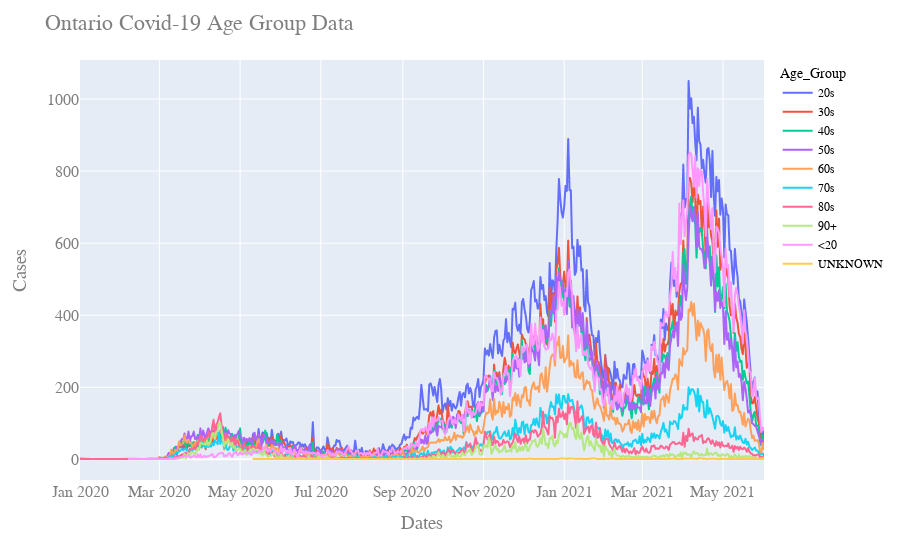

Here is the notebook cell this chart was saved with:
### Code cell
fig21 = px.line(df21, x=df21.index, y="Cases",color='Age_Group')#,log_y=True)
fig21.update_layout(
    title="Ontario Covid-19 Age Group Data",
    xaxis_title="Dates",
    yaxis_title="Cases",
    font=dict(
        family="Courier New, monospace",
        size=16,
        color="#7f7f7f"
    ),
    legend=dict(
        font=dict(
            family="sans-serif",
            size=12,
            color="black"
        )
    )
)
fig21.show()
#fig21.write_html("Age_Group.html")

### Figure 1 — Plotly figure (JSON) as saved in the notebook; plotly's stock layout.template omitted (floating-point values rounded to 4 significant figures; data arrays with more than 128 entries replaced by an {"elided": "..."} marker saying what was removed)
{"data": [{"hovertemplate": "Age_Group=20s<br>Accurate_Episode_Date=%{x}<br>Cases=%{y}<extra></extra>", "legendgroup": "20s", "line": {"color": "#636efa", "dash": "solid"}, "mode": "lines", "name": "20s", "showlegend": true, "type": "scattergl", "x": {"elided": "467 str values"}, "xaxis": "x", "y": {"elided": "467 int values"}, "yaxis": "y"}, {"hovertemplate": "Age_Group=30s<br>Accurate_Episode_Date=%{x}<br>Cases=%{y}<extra></extra>", "legendgroup": "30s", "line": {"color": "#EF553B", "dash": "solid"}, "mode": "lines", "name": "30s", "showlegend": true, "type": "scattergl", "x": {"elided": "464 str values"}, "xaxis": "x", "y": {"elided": "464 int values"}, "yaxis": "y"}, {"hovertemplate": "Age_Group=40s<br>Accurate_Episode_Date=%{x}<br>Cases=%{y}<extra></extra>", "legendgroup": "40s", "line": {"color": "#00cc96", "dash": "solid"}, "mode": "lines", "name": "40s", "showlegend": true, "type": "scattergl", "x": {"elided": "462 str values"}, "xaxis": "x", "y": {"elided": "462 int values"}, "yaxis": "y"}, {"hovertemplate": "Age_Group=50s<br>Accurate_Episode_Date=%{x}<br>Cases=%{y}<extra></extra>", "legendgroup": "50s", "line": {"color": "#ab63fa", "dash": "solid"}, "mode": "lines", "name": "50s", "showlegend": true, "type": "scattergl", "x": {"elided": "468 str values"}, "xaxis": "x", "y": {"elided": "468 int values"}, "yaxis": "y"}, {"hovertemplate": "Age_Group=60s<br>Accurate_Episode_Date=%{x}<br>Cases=%{y}<extra></extra>", "legendgroup": "60s", "line": {"color": "#FFA15A", "dash": "solid"}, "mode": "lines", "name": "60s", "showlegend": true, "type": "scattergl", "x": {"elided": "470 str values"}, "xaxis": "x", "y": {"elided": "470 int values"}, "yaxis": "y"}, {"hovertemplate": "Age_Group=70s<br>Accurate_Episode_Date=%{x}<br>Cases=%{y}<extra></extra>", "legendgroup": "70s", "line": {"color": "#19d3f3", "dash": "solid"}, "mode": "lines", "name": "70s", "showlegend": true, "type": "scattergl", "x": {"elided": "462 str values"}, "xaxis": "x", "y": {"elided": "462 int values"}, "yaxis": "y"}, {"hovertemplate": "Age_Group=80s<br>Accurate_Episode_Date=%{x}<br>Cases=%{y}<extra></extra>", "legendgroup": "80s", "line": {"color": "#FF6692", "dash": "solid"}, "mode": "lines", "name": "80s", "showlegend": true, "type": "scattergl", "x": {"elided": "447 str values"}, "xaxis": "x", "y": {"elided": "447 int values"}, "yaxis": "y"}, {"hovertemplate": "Age_Group=90+<br>Accurate_Episode_Date=%{x}<br>Cases=%{y}<extra></extra>", "legendgroup": "90+", "line": {"color": "#B6E880", "dash": "solid"}, "mode": "lines", "name": "90+", "showlegend": true, "type": "scattergl", "x": {"elided": "413 str values"}, "xaxis": "x", "y": {"elided": "413 int values"}, "yaxis": "y"}, {"hovertemplate": "Age_Group=<20<br>Accurate_Episode_Date=%{x}<br>Cases=%{y}<extra></extra>", "legendgroup": "<20", "line": {"color": "#FF97FF", "dash": "solid"}, "mode": "lines", "name": "<20", "showlegend": true, "type": "scattergl", "x": {"elided": "453 str values"}, "xaxis": "x", "y": {"elided": "453 int values"}, "yaxis": "y"}, {"hovertemplate": "Age_Group=UNKNOWN<br>Accurate_Episode_Date=%{x}<br>Cases=%{y}<extra></extra>", "legendgroup": "UNKNOWN", "line": {"color": "#FECB52", "dash": "solid"}, "mode": "lines", "name": "UNKNOWN", "showlegend": true, "type": "scattergl", "x": ["2020-05-11T00:00:00", "2020-08-30T00:00:00", "2020-09-19T00:00:00", "2020-09-29T00:00:00", "2020-10-04T00:00:00", "2020-10-06T00:00:00", "2020-10-07T00:00:00", "2020-10-12T00:00:00", "2020-10-13T00:00:00", "2020-10-14T00:00:00", "2020-10-18T00:00:00", "2020-10-21T00:00:00", "2020-11-18T00:00:00", "2020-12-04T00:00:00", "2020-12-06T00:00:00", "2020-12-09T00:00:00", "2020-12-12T00:00:00", "2020-12-13T00:00:00", "2020-12-15T00:00:00", "2020-12-17T00:00:00", "2020-12-19T00:00:00", "2020-12-21T00:00:00", "2020-12-27T00:00:00", "2020-12-29T00:00:00", "2020-12-30T00:00:00", "2021-01-04T00:00:00", "2021-01-05T00:00:00", "2021-01-11T00:00:00", "2021-01-13T00:00:00", "2021-01-14T00:00:00", "2021-01-16T00:00:00", "2021-01-18T00:00:00", "2021-01-19T00:00:00", "2021-01-24T00:00:00", "2021-01-26T00:00:00", "2021-01-31T00:00:00", "2021-02-07T00:00:00", "2021-02-09T00:00:00", "2021-02-11T00:00:00", "2021-02-12T00:00:00", "2021-02-22T00:00:00", "2021-02-26T00:00:00", "2021-02-28T00:00:00", "2021-03-01T00:00:00", "2021-03-02T00:00:00", "2021-03-03T00:00:00", "2021-03-06T00:00:00", "2021-03-07T00:00:00", "2021-03-08T00:00:00", "2021-03-09T00:00:00", "2021-03-16T00:00:00", "2021-03-22T00:00:00", "2021-03-24T00:00:00", "2021-03-27T00:00:00", "2021-03-30T00:00:00", "2021-03-31T00:00:00", "2021-04-01T00:00:00", "2021-04-02T00:00:00", "2021-04-08T00:00:00", "2021-04-11T00:00:00", "2021-04-12T00:00:00", "2021-04-13T00:00:00", "2021-04-15T00:00:00", "2021-04-16T00:00:00", "2021-04-17T00:00:00", "2021-04-18T00:00:00", "2021-04-24T00:00:00", "2021-04-26T00:00:00", "2021-04-30T00:00:00", "2021-05-01T00:00:00", "2021-05-03T00:00:00", "2021-05-10T00:00:00", "2021-05-12T00:00:00", "2021-05-17T00:00:00", "2021-05-20T00:00:00", "2021-05-21T00:00:00", "2021-05-22T00:00:00", "2021-05-27T00:00:00", "2021-06-01T00:00:00"], "xaxis": "x", "y": [1, 1, 1, 1, 1, 1, 1, 1, 1, 1, 1, 1, 1, 1, 2, 1, 1, 1, 1, 1, 1, 1, 1, 2, 3, 1, 3, 1, 2, 1, 1, 1, 1, 3, 1, 1, 2, 1, 1, 1, 1, 1, 1, 1, 1, 1, 1, 1, 1, 1, 1, 1, 2, 1, 1, 1, 1, 2, 2, 1, 1, 4, 3, 1, 3, 1, 2, 1, 1, 2, 1, 1, 1, 1, 1, 1, 1, 1, 1], "yaxis": "y"}], "layout": {"font": {"color": "#7f7f7f", "family": "Courier New, monospace", "size": 16}, "legend": {"font": {"color": "black", "family": "sans-serif", "size": 12}, "title": {"text": "Age_Group"}, "tracegroupgap": 0}, "margin": {"t": 60}, "title": {"text": "Ontario Covid-19 Age Group Data"}, "xaxis": {"anchor": "y", "domain": [0, 1], "title": {"text": "Dates"}}, "yaxis": {"anchor": "x", "domain": [0, 1], "title": {"text": "Cases"}}}}
